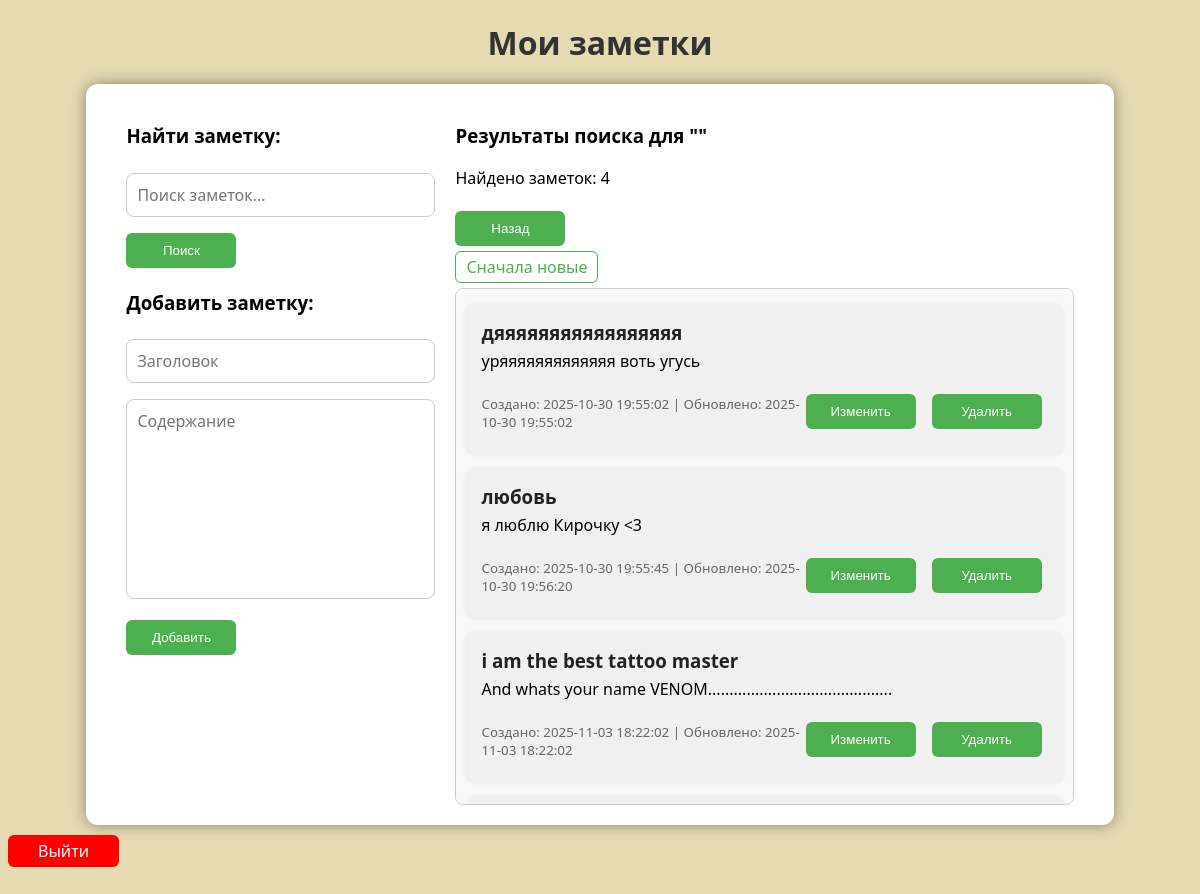
Page /search (signed in) on the committed database.
### app.py (models this page shows)
class Note(db.Model):
    id = db.Column(db.Integer, primary_key=True)
    title = db.Column(db.String(200), nullable=False)
    content = db.Column(db.Text, nullable=False)
    created = db.Column(db.String(50), nullable=False)
    updated = db.Column(db.String(50), nullable=False)
    user_id = db.Column(db.Integer, db.ForeignKey('user.id'), nullable=False)

### app.py (the view)
@app.route("/search", methods=["GET"])
@login_required
def search():
    query = request.args.get("query", "")
    sort_order = request.args.get("sort", "asc")  # добавляем параметр сортировки
    notes = Note.query.filter_by(user_id=current_user.id).filter((Note.title.ilike(f"%{query}%")) | (Note.content.ilike(f"%{query}%")))
    if sort_order == "desc":
        notes = notes.order_by(Note.updated.desc())
    else:
        notes = notes.order_by(Note.updated.asc())
    notes = notes.all()
    return render_template(
        "index.html",
        notes=notes,
        search=True,
        query=request.args.get("query", ""),
        sort_order=sort_order,
        number_of_queries=len(notes)
    )

### app.py (called while the page is built)
@login_manager.user_loader
def load_user(user_id):
    return User.query.get(int(user_id))

### templates/index.html (shortened to what this page needs)
<!DOCTYPE html>
<html lang="ru">
<head>
    <link rel="stylesheet" href="{{ url_for('static', filename='style.css') }}">
</head>
<body>
    <h1>Мои заметки</h1>
    <div class="container">
        <div class="left-panel">
            <h3>Найти заметку:</h3>
            <form action="{{ url_for('search') }}" method="get">
                <input type="text" id="search-input" name="query" placeholder="Поиск заметок..." value="{{ query }}" required>
                <button type="submit" style="float: left";>Поиск</button>
            </form>
            <br>
            <br>
            <h3>Добавить заметку:</h3>
            <form action="{{ url_for('add') }}" method="post">
                <input type="text" name="title" placeholder="Заголовок" required>
                <textarea class="content-textarea" name="content" placeholder="Содержание" required></textarea>
                <button type="submit">Добавить</button>
            </form>
        </div>
        <div class="right-panel">
            {% if search %}
                <h3>Результаты поиска для "{{ query }}"</h3>
                <p>Найдено заметок: {{ number_of_queries }}</p>
                <form action="{{ url_for('index') }}" method="get">
                    <button type="submit">Назад</button>
                </form>
            {% endif %}
            {% if notes %}
            <div class="sort-toggle">
                {% if search %}
                    {% if sort_order == "asc" %}
                        <a href="{{ url_for('search', query=query, sort='desc') }}">Сначала новые</a>
                    {% else %}
                        <a href="{{ url_for('search', query=query, sort='asc') }}">Сначала старые</a>
                    {% endif %}
                {% else %}
                    {% if sort_order == "asc" %}
                        <a href="{{ url_for('index', sort='desc') }}">Сначала новые</a>
                    {% else %}
                        <a href="{{ url_for('index', sort='asc') }}">Сначала старые</a>
                    {% endif %}
                {% endif %}
            </div>
                <div class="notes-list">
                    <ul>
                        {% for note in notes %}
                            <li>
                                <h3>{{ note.title }}</h3>
                                <p>{{ note.content }}</p>
                                <div class="note-footer">
                                    <small class="note-date">Создано: {{ note.created }} | Обновлено: {{ note.updated }}</small>
                                    <div class="note-buttons">
                                        <form action="{{ url_for('edit', note_id=note.id) }}" method="get">
                                            <button type="submit">Изменить</button>
                                        </form>
                                        <form action="{{ url_for('delete', note_id=note.id) }}" method="post">
                                            <button type="submit" onclick="return confirm('Удалить заметку?')">Удалить</button>
                                        </form>
                                    </div>
                                </div>
                            </li>
                        {% endfor %}
                    </ul>
                </div>
            {% else %}
                {% if search %}
                {% else %}
                    <p>Заметок пока нет.</p>
                {% endif %}
            {% endif %}
        </div>
    </div>
    <a class="exit" href="{{ url_for('logout') }}">Выйти</a>
</body>
</html>

### static/style.css (style rules this page uses)
body { font-family: 'Segoe UI', Tahoma, sans-serif; background-color: #E6DAB3; }
.container { display: flex; gap: 20px; width: 80%; margin: auto; background: white; padding: 20px 40px; border-radius: 12px; box-shadow: 0 0 15px rgba(0,0,0,0.4 ); }
.left-panel { flex: 1; }
.right-panel { flex: 2; }
h1 { text-align: center; color: #333; margin-bottom: 20px; }
input, textarea { font-family: 'Segoe UI', Tahoma, sans-serif; resize: none; width: 100%; padding: 10px; margin-top: 6px; margin-bottom: 10px; border: 1px solid #ccc; border-radius: 8px; box-sizing: border-box; font-size: 16px; }
.content-textarea { height: 200px; }
button { width: 110px; display: inline; height: 35px; background-color: #4CAF50; color: white; border: none; padding: 8px 15px; border-radius: 6px; cursor: pointer; margin-right: 6px; margin-top: 6px; margin-bottom: 10px; }
.note-footer { display: flex; justify-content: space-between; align-items: center; margin-top: 10px; }
.note-buttons { display: flex; gap: 10px; }
.sort-toggle a { text-decoration: none; color: #4CAF50; padding: 4px 10px; border: 1px solid #4CAF50; border-radius: 6px; transition: background-color 0.3s, color 0.3s; }
a { text-decoration: none; color: white; padding: 10px 10px; border-radius: 6px; transition: background-color 0.3s, color 0.3s; }
.exit { display: inline-block; padding: 5px 30px; text-align: center; background-color: red; margin-top: 10px; }
.notes-list { max-height: 515px; overflow-y: auto; padding-left: 10px; padding-right: 10px; margin-top: 10px; border: 1px solid #ccc; border-radius: 8px; background-color: #f9f9f9; }
ul { padding: 0; }
li { background-color: #f0f0f0; border-radius: 8px; padding: 15px; margin-bottom: 15px; box-shadow: 0 0 4px rgba(0,0,0,0.1); overflow-wrap: anywhere; }
li h3 { margin: 0; color: #222; }
li p { margin-top: 5px; }
small { color: #666; }

### rows in the picture
Note: title "дяяяяяяяяяяяяяяяяя", content "уряяяяяяяяяяяяя воть угусь", created "2025-10-30 19:55:02", updated "2025-10-30 19:55:02"
Note: title "любовь", content "я люблю Кирочку <3", created "2025-10-30 19:55:45", updated "2025-10-30 19:56:20"
Note: title "i am the best tattoo master", content "And whats your name VENOM...........................................", created "2025-11-03 18:22:02", updated "2025-11-03 18:22:02"

### other values in the picture
{{ number_of_queries }} "4"
